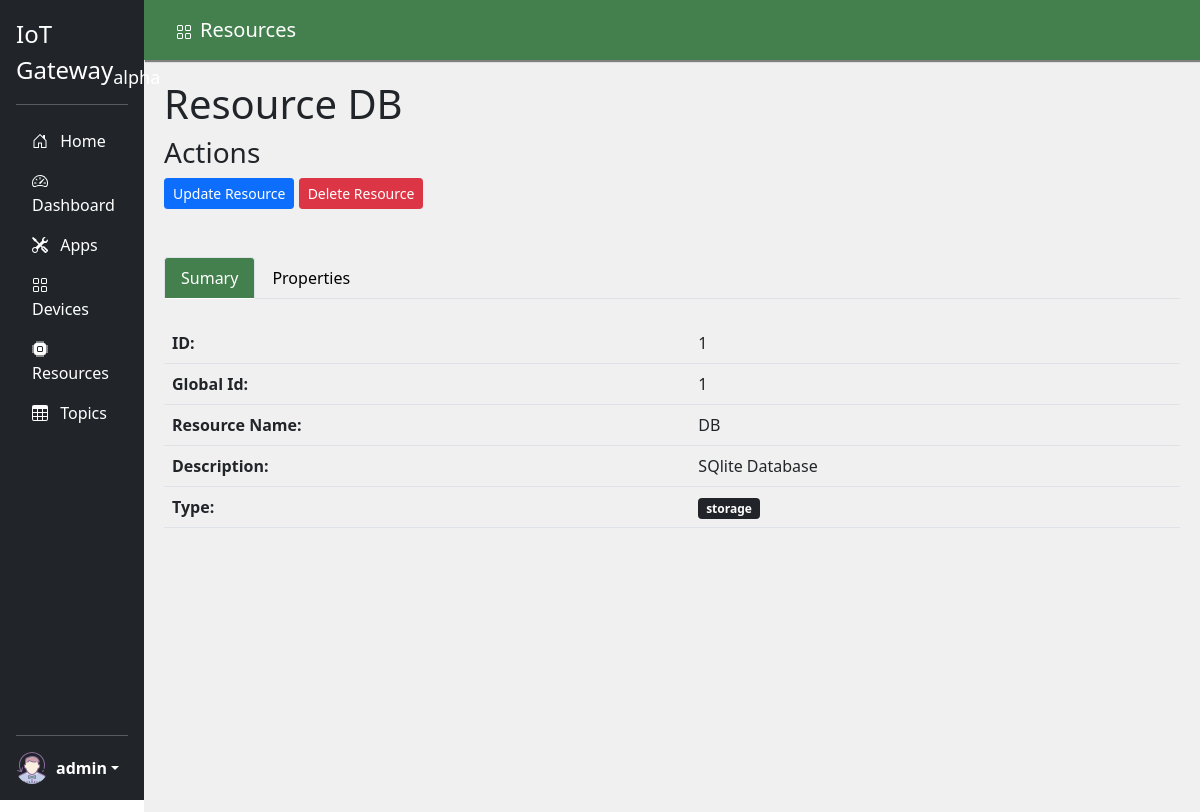
Screenshot of /resources/view/1 (signed in) with the database file from the repository.
### models.py (models this page shows, shortened)
class User(db.Model):
    id = db.Column(db.Integer, primary_key=True)
    username = db.Column(db.String(80), unique=True, nullable=False)
    password = db.Column(db.String(80), nullable=False)

class Resource(db.Model):
    id =  db.Column(db.Integer, primary_key=True)
    global_id = db.Column(db.Integer)
    name = db.Column(db.String(80), nullable=False)
    description = db.Column(db.String(200))
    resource_type = db.Column(db.String(80), nullable=False)
    create_at = db.Column(db.DateTime, nullable=False, default=datetime.utcnow)
    devices = db.relationship('Device',secondary=device_resource, lazy='subquery',back_populates="resources")

### resources.py (the view)
@bp.route('/view/<int:id>', methods=['GET'])
@login_required
def resource_view(id):
    resource = Resource.query.filter_by(id=id).first()
    properties = Property.query.filter_by(prop_type="RESOURCE",parent_id=resource.id)
    return render_template('resources/detail_view.html', resource=resource,properties=properties)

### auth.py (called while the page is built)
def login_required(view):
    @functools.wraps(view)
    def wrapped_view(**kwargs):
        if g.user is None:
            return redirect(url_for('auth.login'))
        return view(**kwargs)
    return wrapped_view

@bp.before_app_request
def load_logged_in_user():
    user_id = session.get('user_id')
    if user_id is None:
        g.user = None
    else:
        g.user = User.query.filter_by(id=user_id).first()

### templates/resources/detail_view.html (shortened to what this page needs)
{% extends 'base.html' %}
{% block menu %}
<ul class="nav nav-pills flex-column mb-auto">
  <li class="nav-item">
    <a href="{{ url_for('index.index') }}" class="nav-link text-white">
      <svg class="bi me-2" width="16" height="16"><use xlink:href="#home"></use></svg>
      Home
    </a>
  </li>
  <li>
    <a href="{{ url_for('dashboard.index') }}" class="nav-link text-white">
      <svg class="bi me-2" width="16" height="16"><use xlink:href="#speedometer2"></use></svg>
      Dashboard
    </a>
  </li>
  <li>
    <a href="{{ url_for('applications.applications_index') }}" class="nav-link text-white">
      <svg class="bi me-2" width="16" height="16"><use xlink:href="#tools"></use></svg>
      Apps
    </a>
  </li>
  <li>
    <a href="{{ url_for('device.device_index') }}" class="nav-link text-white">
      <svg class="bi me-2" width="16" height="16"><use xlink:href="#grid"></use></svg>
      Devices
    </a>
  </li>
  <li>
    <a href="{{ url_for('resource.resources_index') }}" class="nav-link text-white">
      <svg class="bi me-2" width="16" height="16"><use xlink:href="#cpu-fill"></use></svg>
      Resources
    </a>
  </li>
  <li>
    <a href="{{ url_for('topic.topic_index') }}" class="nav-link text-white">
      <svg class="bi me-2" width="16" height="16"><use xlink:href="#table"></use></svg>
      Topics
    </a>
  </li>
</ul>
{% endblock %}
{% block content %}
<div>
  <nav class="navbar title-nav">
    <div class="container-fluid">
      <span class="navbar-brand mb-0 h1"><svg class="bi me-2" width="16" height="16"><use xlink:href="#grid"></use></svg>Resources</span>
    </div>
  </nav>
  <div class="page-content">
    <h1>Resource {{ resource.name }}</h1>
    <div class="row">
      <h3>Actions</h3>
        <div class="col-sm">
          <a class="btn btn-primary btn-sm" href="{{ url_for('resource.update_resource', id=resource.id ) }}" role="button">Update Resource</a>
          <a class="btn btn-danger btn-sm" href="{{ url_for('resource.delete_resource', id=resource.id ) }}" role="button">Delete Resource</a>
        </div>
    </div><br><br>
      <ul class="nav nav-tabs" id="myTab" role="tablist">
        <li class="nav-item" role="presentation">
          <button class="nav-link active" id="sumary-tab" data-bs-toggle="tab" data-bs-target="#sumary" type="button" role="tab" aria-controls="sumary" aria-selected="true">Sumary</button>
        </li>
        <li class="nav-item" role="presentation">
          <button class="nav-link" id="properties-tab" data-bs-toggle="tab" data-bs-target="#properties" type="button" role="tab" aria-controls="properties" aria-selected="false">Properties</button>
        </li>
      </ul>
      <div class="tab-content" id="myTabContent">
        <div class="tab-pane fade show active" id="sumary" role="tabpanel" aria-labelledby="sumary-tab">
          {% if resource %}
          <table class="table">
              <br>
              <tbody>
                <tr>
                  <td><b>ID:</b></td>
                  <td>{{ resource.id }}</td>
                </tr>
                <tr>
                  <td><b>Global Id:</b></td>
                  <td>{{ resource.global_id }}</td>
                </tr>
                <tr>
                  <td><b>Resource Name:</b></td>
                  <td>{{ resource.name }}</td>
                </tr>
                <tr>
                  <td><b>Description:</b></td>
                  <td>{{ resource.description }}</td>
                </tr>
                <tr>
                  <td><b>Type:</b></td>
                  <td>
                    {% if resource['resource_type']=="SENSOR" %}
                    <span class="badge bg-success">sensor</span>
                    {% elif resource['resource_type']=="ACTUATOR" %}
                    <span class="badge bg-primary">actuator</span>
                    {% elif resource['resource_type']=="COMMUNICATION" %}
                    <span class="badge bg-warning">communication</span>
                    {% elif resource['resource_type']=="STORAGE" %}
                    <span class="badge bg-dark">storage</span>
                    {% else %}
                    <span class="badge bg-secondary">other</span>
                    {% endif %}
                  </td>
                </tr>
              </tbody>
            </table>
          {% endif %}
        </div>
      </div>
  </div>
</div>
{% endblock %}

### templates/base.html (shortened to what this page needs)
<!doctype html>
<html>
<head>
  <link rel="stylesheet" href="{{ url_for('static', filename='css/bootstrap.min.css') }}">
  <link rel="stylesheet" href="{{ url_for('static', filename='style.css') }}">
<link rel="stylesheet" href="https://cdn.jsdelivr.net/npm/bootstrap-select@1.14.0-beta3/dist/css/bootstrap-select.min.css">
</head>
<body>
  <div class="d-flex flex-column p-3 text-white bg-dark" style="width: 12%;">
    <a href="/" class="d-flex align-items-center mb-3 mb-md-0 me-md-auto text-white text-decoration-none">
      <span class="fs-4">IoT Gateway<sub>alpha</sub></span>
    </a>
    <hr>
    {% block menu %}
    {% endblock %}
    <hr>
    <div class="dropdown">
      <a href="#" class="d-flex align-items-center text-white text-decoration-none dropdown-toggle" id="dropdownUser1" data-bs-toggle="dropdown" aria-expanded="false">
        <img src="{{ url_for('static', filename='img/user.png') }}" alt="mdo" width="32" height="32" class="rounded-circle me-2">
        <strong>
          {% if g.user %}
          {{ g.user['username'] }}
          {% else %}
          user
          {% endif %}
        </strong>
      </a>
    </div>
  </div>
  <div class="div-content">
        {% block content %}{% endblock %}
  </div>
</body>
</html>

### static/style.css (style rules this page uses)
body { display: flex; flex-wrap: nowrap; height: 100vh; overflow-x: auto; overflow-y: hidden; }
body > * { flex-shrink: 0; min-height: -webkit-fill-available; }
.bi { vertical-align: -.125em; pointer-events: none; fill: currentColor; }
.dropdown-toggle { outline: 0; }
.div-content { width: 88%; }
.title-nav { width: 100%; height: 60px; padding-left: 20px; background-color: #43804D; color:white; box-shadow: 1px 2px 1px gray; }
.nav-link.active { background-color: #43804D !important; color:white !important; }
.page-content { padding: 20px; height: 100vh; background-color: #f0f0f0; }

### rows the page displays
User: user.username "admin"
Resource: name "DB", id "1", global_id "1", description "SQlite Database"
